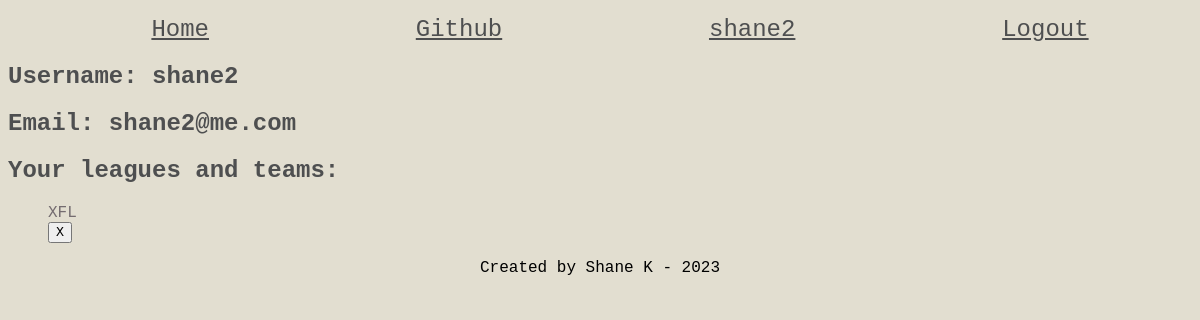
The page /rpiapp/userprofile/5/ (signed in) on the database as committed earlier.
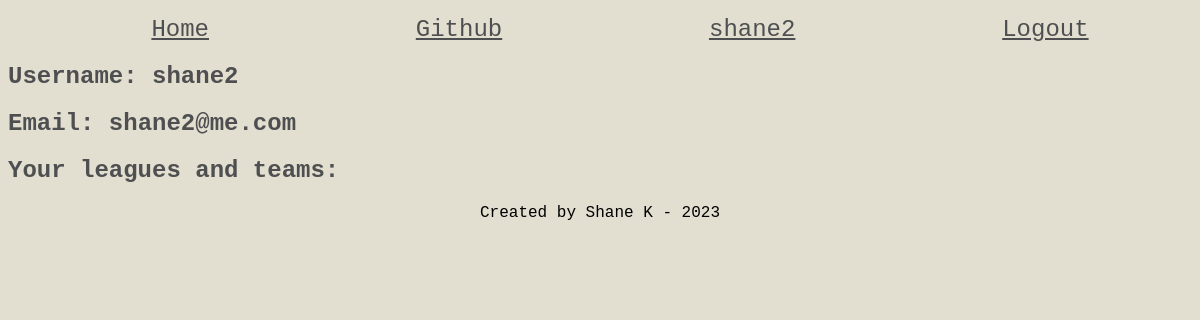
The same page on the database as committed later.
### rpiapp/models.py (models this page shows)
class League(models.Model):
    created_by = models.ForeignKey(User, on_delete=models.SET_NULL, related_name="user_leagues", null=True)
    name = models.CharField(max_length=100)
    def __str__(self):
        return self.name

### rpiapp/views.py (the view)
# urls.py: path("userprofile/<int:user_id>/", user_profile.as_view(), name="user_profile"),
class user_profile(ListView):
    model = User
    context_object_name = "user_created"
    template_name = "rpiapp/user_profile.html"
    def get_context_data(self, **kwargs):
        context =  super().get_context_data(**kwargs)
        leagues = League.objects.filter(created_by=self.request.user)
        teams = Team.objects.filter(created_by=self.request.user)
        context['leagues'] = leagues
        context['teams'] = teams
        return context

### rpiapp/templates/rpiapp/user_profile.html (shortened to what this page needs)
{% extends 'rpiapp/base.html' %}
{% block content %}
<body>
    <h2>Username: {{user.username}}</h2>
    <h2>Email: {{user.email}}</h2>
    <h2>Your leagues and teams: </h2>
    <ul>
        {% for league in  leagues %}
        <li><a href="{% url 'rpiapp:league_details' league.id %}">{{league}}</a></li>
        <form style="display:inline;" action="{% url 'rpiapp:delete_league' league.id %}" method="post">
            <input type="submit" value="X">
        </form>
        {% endfor %}
    </ul>
</body>
{% endblock %}

Rows that differ between the two databases and show on the page:
removed League: name "XFL"
